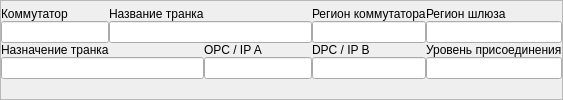
                              <widget class="QFrame" name="frm_info_oper">
                               <property name="frameShape">
                                <enum>QFrame::StyledPanel</enum>
                               </property>
                               <property name="frameShadow">
                                <enum>QFrame::Raised</enum>
                               </property>
                               <layout class="QGridLayout" name="gridLayout">
                                <property name="leftMargin">
                                 <number>0</number>
                                </property>
                                <property name="topMargin">
                                 <number>5</number>
                                </property>
                                <property name="rightMargin">
                                 <number>0</number>
                                </property>
                                <property name="bottomMargin">
                                 <number>20</number>
                                </property>
                                <property name="spacing">
                                 <number>0</number>
                                </property>
                                <item row="4" column="4">
                                 <widget class="QLabel" name="label_11">
                                  <property name="text">
                                   <string>Уровень присоединения</string>
                                  </property>
                                 </widget>
                                </item>
                                <item row="1" column="3">
                                 <widget class="QLabel" name="label_6">
                                  <property name="text">
                                   <string>Регион коммутатора</string>
                                  </property>
                                 </widget>
                                </item>
                                <item row="5" column="2">
                                 <widget class="QLineEdit" name="le_opc"/>
                                </item>
                                <item row="4" column="3">
                                 <widget class="QLabel" name="label_12">
                                  <property name="text">
                                   <string>DPC / IP B</string>
                                  </property>
                                 </widget>
                                </item>
                                <item row="4" column="2">
                                 <widget class="QLabel" name="label_10">
                                  <property name="text">
                                   <string>OPC / IP A</string>
                                  </property>
                                 </widget>
                                </item>
                                <item row="2" column="4">
                                 <widget class="QLineEdit" name="le_region_shluza"/>
                                </item>
                                <item row="4" column="0">
                                 <widget class="QLabel" name="label_5">
                                  <property name="text">
                                   <string>Назначение транка</string>
                                  </property>
                                 </widget>
                                </item>
                                <item row="1" column="4">
                                 <widget class="QLabel" name="label_13">
                                  <property name="text">
                                   <string>Регион шлюза</string>
                                  </property>
                                 </widget>
                                </item>
                                <item row="2" column="3">
                                 <widget class="QLineEdit" name="le_region_kommutatora"/>
                                </item>
                                <item row="5" column="3">
                                 <widget class="QLineEdit" name="le_dpc_name"/>
                                </item>
                                <item row="1" column="1">
                                 <widget class="QLabel" name="label_9">
                                  <property name="text">
                                   <string>Название транка</string>
                                  </property>
                                 </widget>
                                </item>
                                <item row="5" column="4">
                                 <widget class="QLineEdit" name="le_uroven_prisoedineniya"/>
                                </item>
                                <item row="5" column="0" colspan="2">
                                 <widget class="QLineEdit" name="le_operator_name"/>
                                </item>
                                <item row="2" column="1" colspan="2">
                                 <widget class="QLineEdit" name="le_name_trank"/>
                                </item>
                                <item row="1" column="0">
                                 <widget class="QLabel" name="label_2">
                                  <property name="text">
                                   <string>Коммутатор</string>
                                  </property>
                                 </widget>
                                </item>
                                <item row="2" column="0">
                                 <widget class="QLineEdit" name="le_kommutator"/>
                                </item>
                               </layout>
                              </widget>
